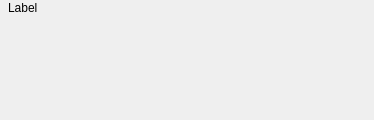
<?xml version="1.0" encoding="UTF-8"?>
<ui version="4.0">
 <class>EpisodeWidget</class>
 <widget class="QWidget" name="EpisodeWidget">
  <property name="geometry">
   <rect>
    <x>0</x>
    <y>0</y>
    <width>374</width>
    <height>120</height>
   </rect>
  </property>
  <property name="windowTitle">
   <string>Form</string>
  </property>
  <property name="styleSheet">
   <string notr="true">/*QWidget {
background-color: qlineargradient(spread:pad, x1:0, y1:0, x2:1, y2:0, stop:0 rgba(200, 200, 200, 255), stop:1 rgba(230, 230, 230, 255));
}*/

</string>
  </property>
  <layout class="QGridLayout" name="gridLayout">
   <property name="leftMargin">
    <number>1</number>
   </property>
   <property name="topMargin">
    <number>1</number>
   </property>
   <property name="rightMargin">
    <number>1</number>
   </property>
   <property name="bottomMargin">
    <number>1</number>
   </property>
   <property name="spacing">
    <number>0</number>
   </property>
   <item row="0" column="0">
    <widget class="QLabel" name="labelPixmap">
     <property name="styleSheet">
      <string notr="true">/*QWidget { background-color: rgb(200, 200, 200, 255); }*/
</string>
     </property>
     <property name="text">
      <string/>
     </property>
     <property name="pixmap">
      <pixmap resource="icons.qrc">:/icons/resources/icon-expand.png</pixmap>
     </property>
     <property name="scaledContents">
      <bool>false</bool>
     </property>
     <property name="alignment">
      <set>Qt::AlignCenter</set>
     </property>
    </widget>
   </item>
   <item row="0" column="1">
    <widget class="QLabel" name="label">
     <property name="sizePolicy">
      <sizepolicy hsizetype="Preferred" vsizetype="Preferred">
       <horstretch>1</horstretch>
       <verstretch>0</verstretch>
      </sizepolicy>
     </property>
     <property name="cursor">
      <cursorShape>PointingHandCursor</cursorShape>
     </property>
     <property name="styleSheet">
      <string notr="true">/*QLabel {
	color: black;
}

QLabel:hover {
	background-color: rgba(220, 220, 220, 255);
	border: 1px solid rgba(150, 150, 150, 255);
	border-radius: 3px;
}
*/</string>
     </property>
     <property name="text">
      <string>Label</string>
     </property>
    </widget>
   </item>
   <item row="1" column="0" colspan="2">
    <widget class="QWidget" name="widgetSubtitles" native="true">
     <property name="sizePolicy">
      <sizepolicy hsizetype="Preferred" vsizetype="Preferred">
       <horstretch>0</horstretch>
       <verstretch>1</verstretch>
      </sizepolicy>
     </property>
     <property name="styleSheet">
      <string notr="true">/*background-color: rgba(230, 230, 230, 255);*/
margin-left: 16px;</string>
     </property>
    </widget>
   </item>
  </layout>
 </widget>
 <resources>
  <include location="icons.qrc"/>
 </resources>
 <connections/>
</ui>
